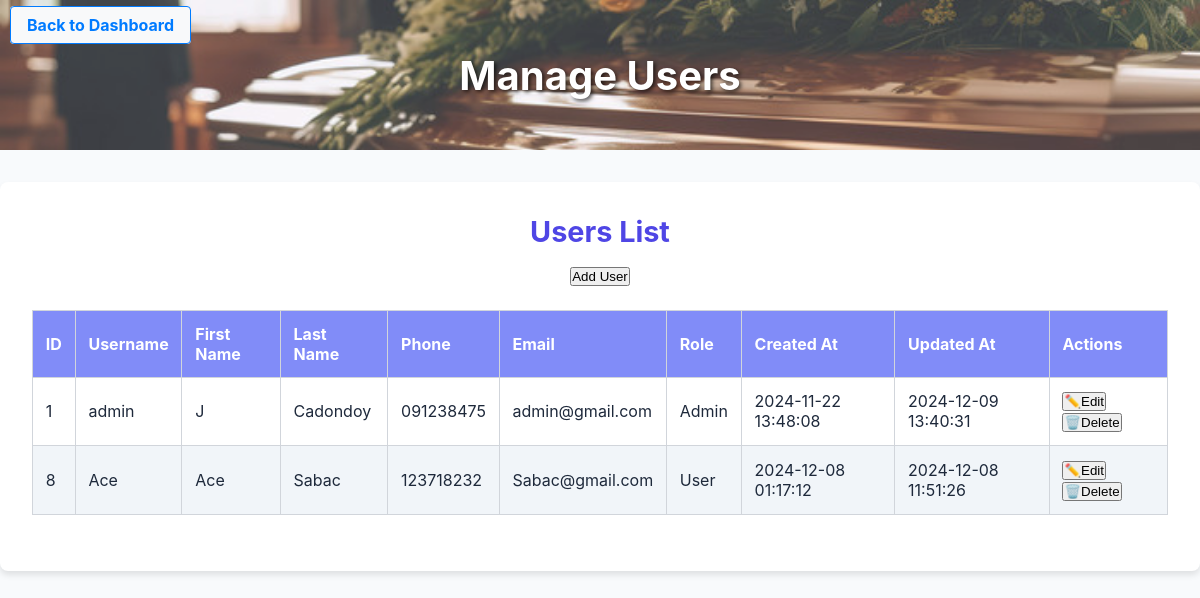
Screenshot of /backend/admin/manage_user.php with the database file from the repository.
### tables this page shows
CREATE TABLE IF NOT EXISTS `users` (
  `id` int(11) NOT NULL AUTO_INCREMENT,
  `username` varchar(255) NOT NULL,
  `firstname` varchar(255) NOT NULL,
  `lastname` varchar(100) NOT NULL,
  `email` varchar(150) NOT NULL,
  `password` varchar(255) NOT NULL,
  `phone` varchar(15) DEFAULT NULL,
  `role` enum('User','Admin') DEFAULT 'User',
  `created_at` timestamp NULL DEFAULT current_timestamp(),
  `updated_at` timestamp NULL DEFAULT current_timestamp() ON UPDATE current_timestamp(),
  PRIMARY KEY (`id`),
  UNIQUE KEY `email` (`email`)
);

### backend/admin/manage_user.php (the view, shortened to what this page needs)
<?php
include('../includes/db_connection.php');
$result = $conn->query("SELECT * FROM users");
?>
<!DOCTYPE html>
<html lang="en">
<head>
    <link rel="stylesheet" href="../css/manage/manage.css">
</head>
<body>
    <div class="back-to-dashboard-container">
        <a href="dashboard.php" class="back-to-dashboard-btn">
            Back to Dashboard
        </a>
    </div>
    <header class="banner">
        <img src="../Assets/Image/banner.jpg" alt="Funeral Services" class="banner-image">
        <div class="banner-text">
            <h1>Manage Users</h1>
        </div>
    </header>
    <div class="container">
        <div class="user-list-container">
            <h2>Users List</h2>
            <button class="add-btn" onclick="openModal('add')">Add User</button>
            <table>
                <thead>
                    <tr>
                        <th>ID</th>
                        <th>Username</th>
                        <th>First Name</th>
                        <th>Last Name</th>
                        <th>Phone</th>
                        <th>Email</th>
                        <th>Role</th>
                        <th>Created At</th>
                        <th>Updated At</th>
                        <th>Actions</th>
                    </tr>
                </thead>
                <tbody>
                    <?php while ($row = $result->fetch_assoc()) : ?>
                        <tr>
                            <td><?php echo $row['id']; ?></td>
                            <td><?php echo $row['username']; ?></td>
                            <td><?php echo $row['firstname']; ?></td>
                            <td><?php echo $row['lastname']; ?></td>
                            <td><?php echo $row['phone']; ?></td>
                            <td><?php echo $row['email']; ?></td>
                            <td><?php echo $row['role']; ?></td>
                            <td><?php echo $row['created_at']; ?></td>
                            <td><?php echo $row['updated_at']; ?></td>
                            <td>
                                <button class="edit-btn" onclick="openModal('edit', <?php echo $row['id']; ?>)">Edit</button>
                                <button class="delete-btn" onclick="confirmDelete(<?php echo $row['id']; ?>)">Delete</button>
                            </td>
                        </tr>
                    <?php endwhile; ?>
                </tbody>
            </table>
        </div>
    </div>
</body>
</html>

### backend/css/Manage/manage.css (style rules this page uses)
:root { --primary-color: #4f46e5; --secondary-color: #818cf8; --accent-color: #facc15; --bg-color: #f8fafc; --text-color: #1e293b; --font-family: 'Inter', sans-serif; }
* { margin: 0; padding: 0; box-sizing: border-box; }
body { font-family: var(--font-family); background-color: var(--bg-color); color: var(--text-color); min-height: 100vh; display: flex; flex-direction: column; align-items: center; justify-content: flex-start; transition: all 0.3s ease; }
header.banner { width: 100%; position: relative; height: 150px; overflow: hidden; }
header.banner img { width: 100%; height: 100%; object-fit: cover; opacity: 0.8; }
header .banner-text { position: absolute; top: 50%; left: 50%; transform: translate(-50%, -50%); color: white; text-shadow: 2px 2px 4px rgba(0, 0, 0, 0.7); text-align: center; }
header .banner-text h1 { font-size: 2.5rem; margin: 0; }
.container { background: white; padding: 2rem; border-radius: 8px; box-shadow: 0 4px 6px rgba(0, 0, 0, 0.1); width: 100%; margin: 2rem auto; text-align: center; max-width: auto; }
.container h2 { font-size: 1.8rem; color: var(--primary-color); margin-bottom: 1rem; }
table { width: 100%; border-collapse: collapse; margin: 1.5rem auto; font-size: 1rem; }
table th, table td { padding: 0.8rem; text-align: left; border: 1px solid #d1d5db; }
table th { background-color: var(--secondary-color); color: white; font-weight: bold; }
table td { font-size: 1rem; color: var(--text-color); }
table tr:nth-child(even) { background-color: #f1f5f9; }
.edit-btn::before { content: '✏️'; }
.delete-btn::before { content: '🗑️'; }
.back-to-dashboard-container { position: absolute; top: 15px; left: 10px; z-index: 100; }
.back-to-dashboard-btn { text-decoration: none; color: #007BFF; font-weight: bold; padding: 8px 16px; border: 1px solid #007BFF; border-radius: 4px; background-color: #f8f9fa; transition: background-color 0.3s, color 0.3s; }

### rows the page displays
users: id "1", username "admin", firstname "J", lastname "Cadondoy", phone "091238475", email "admin@gmail.com", role "Admin", created_at "2024-11-22 13:48:08", updated_at "2024-12-09 13:40:31"
users: id "8", username "Ace", firstname "Ace", lastname "Sabac", phone "123718232", email "Sabac@gmail.com", role "User", created_at "2024-12-08 01:17:12", updated_at "2024-12-08 11:51:26"
